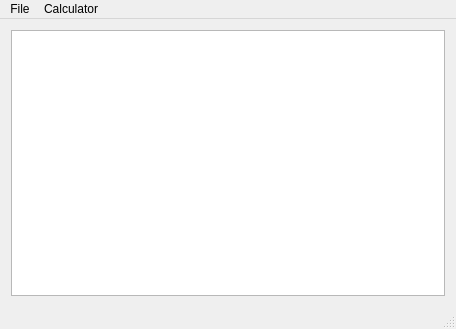
<?xml version="1.0" encoding="UTF-8"?>
<ui version="4.0">
 <class>CalculatorLogMW</class>
 <widget class="QMainWindow" name="CalculatorLogMW">
  <property name="geometry">
   <rect>
    <x>0</x>
    <y>0</y>
    <width>456</width>
    <height>329</height>
   </rect>
  </property>
  <property name="sizePolicy">
   <sizepolicy hsizetype="Preferred" vsizetype="Preferred">
    <horstretch>0</horstretch>
    <verstretch>0</verstretch>
   </sizepolicy>
  </property>
  <property name="windowTitle">
   <string>CalculatorLogMW</string>
  </property>
  <widget class="QWidget" name="centralWidget">
   <property name="sizePolicy">
    <sizepolicy hsizetype="MinimumExpanding" vsizetype="MinimumExpanding">
     <horstretch>2</horstretch>
     <verstretch>2</verstretch>
    </sizepolicy>
   </property>
   <layout class="QHBoxLayout" name="horizontalLayout">
    <item>
     <widget class="QPlainTextEdit" name="plainTextEdit">
      <property name="sizePolicy">
       <sizepolicy hsizetype="MinimumExpanding" vsizetype="MinimumExpanding">
        <horstretch>1</horstretch>
        <verstretch>1</verstretch>
       </sizepolicy>
      </property>
      <property name="readOnly">
       <bool>true</bool>
      </property>
     </widget>
    </item>
   </layout>
  </widget>
  <widget class="QStatusBar" name="statusBar">
   <property name="sizeGripEnabled">
    <bool>true</bool>
   </property>
  </widget>
  <widget class="QMenuBar" name="menuBar">
   <property name="geometry">
    <rect>
     <x>0</x>
     <y>0</y>
     <width>456</width>
     <height>25</height>
    </rect>
   </property>
   <widget class="QMenu" name="menuFile">
    <property name="title">
     <string>File</string>
    </property>
    <addaction name="actionOpen"/>
    <addaction name="actionSave"/>
    <addaction name="actionSave_as"/>
    <addaction name="actionRevert"/>
   </widget>
   <addaction name="menuFile"/>
   <addaction name="actionCalculator"/>
  </widget>
  <action name="actionOpen">
   <property name="text">
    <string>Open...</string>
   </property>
  </action>
  <action name="actionSave">
   <property name="text">
    <string>Save</string>
   </property>
  </action>
  <action name="actionSave_as">
   <property name="text">
    <string>Save as...</string>
   </property>
  </action>
  <action name="actionRevert">
   <property name="text">
    <string>Revert</string>
   </property>
  </action>
  <action name="actionCalculator">
   <property name="text">
    <string>Calculator</string>
   </property>
  </action>
 </widget>
 <layoutdefault spacing="6" margin="11"/>
 <resources/>
 <connections>
  <connection>
   <sender>actionSave</sender>
   <signal>triggered()</signal>
   <receiver>CalculatorLogMW</receiver>
   <slot>saveFile()</slot>
   <hints>
    <hint type="sourcelabel">
     <x>227</x>
     <y>164</y>
    </hint>
    <hint type="destinationlabel">
     <x>227</x>
     <y>164</y>
    </hint>
   </hints>
  </connection>
  <connection>
   <sender>actionSave_as</sender>
   <signal>triggered()</signal>
   <receiver>CalculatorLogMW</receiver>
   <slot>saveFileAs()</slot>
   <hints>
    <hint type="sourcelabel">
     <x>-1</x>
     <y>-1</y>
    </hint>
    <hint type="destinationlabel">
     <x>227</x>
     <y>164</y>
    </hint>
   </hints>
  </connection>
  <connection>
   <sender>actionCalculator</sender>
   <signal>triggered()</signal>
   <receiver>CalculatorLogMW</receiver>
   <slot>calculator()</slot>
   <hints>
    <hint type="sourcelabel">
     <x>-1</x>
     <y>-1</y>
    </hint>
    <hint type="destinationlabel">
     <x>227</x>
     <y>164</y>
    </hint>
   </hints>
  </connection>
  <connection>
   <sender>actionRevert</sender>
   <signal>triggered()</signal>
   <receiver>CalculatorLogMW</receiver>
   <slot>revertFile()</slot>
   <hints>
    <hint type="sourcelabel">
     <x>-1</x>
     <y>-1</y>
    </hint>
    <hint type="destinationlabel">
     <x>227</x>
     <y>164</y>
    </hint>
   </hints>
  </connection>
  <connection>
   <sender>actionOpen</sender>
   <signal>triggered()</signal>
   <receiver>CalculatorLogMW</receiver>
   <slot>openFile()</slot>
   <hints>
    <hint type="sourcelabel">
     <x>-1</x>
     <y>-1</y>
    </hint>
    <hint type="destinationlabel">
     <x>227</x>
     <y>164</y>
    </hint>
   </hints>
  </connection>
 </connections>
 <slots>
  <slot>saveFile()</slot>
  <slot>saveFileAs()</slot>
  <slot>revertFile()</slot>
  <slot>openFile()</slot>
  <slot>calculator()</slot>
 </slots>
</ui>
